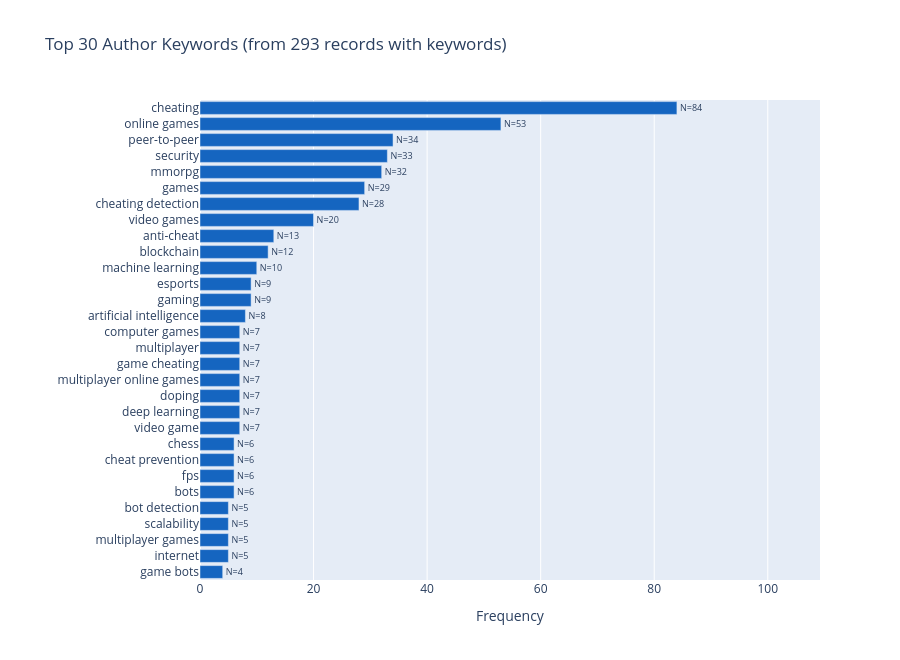

The code cell stored with this chart in its notebook:
### Markdown cell above
## 2 · Top Keywords Bar Chart

### Code cell
kw_top = kw_freq_all.head(TOP_KW_BAR)

fig = go.Figure(go.Bar(
    x=kw_top["N"],
    y=kw_top["value"],
    orientation="h",
    text=[f"N={n}" for n in kw_top["N"]],
    textposition="outside",
    marker_color="#1565C0",
))
fig.update_layout(
    title=f"Top {TOP_KW_BAR} Author Keywords (from {N_with_kw} records with keywords)",
    xaxis=dict(title="Frequency", range=[0, kw_top.N.max() * 1.3]),
    yaxis=dict(autorange="reversed"),
    height=max(400, TOP_KW_BAR * 22),
    margin=dict(l=200),
)
fig.show()
save_figure(fig, "03_top_keywords_bar")

### Figure 1 — Plotly figure (JSON) as saved in the notebook; plotly's stock layout.template omitted (floating-point values rounded to 4 significant figures)
{"data": [{"marker": {"color": "#1565C0"}, "orientation": "h", "text": ["N=84", "N=53", "N=34", "N=33", "N=32", "N=29", "N=28", "N=20", "N=13", "N=12", "N=10", "N=9", "N=9", "N=8", "N=7", "N=7", "N=7", "N=7", "N=7", "N=7", "N=7", "N=6", "N=6", "N=6", "N=6", "N=5", "N=5", "N=5", "N=5", "N=4"], "textposition": "outside", "type": "bar", "x": [84, 53, 34, 33, 32, 29, 28, 20, 13, 12, 10, 9, 9, 8, 7, 7, 7, 7, 7, 7, 7, 6, 6, 6, 6, 5, 5, 5, 5, 4], "y": ["cheating", "online games", "peer-to-peer", "security", "mmorpg", "games", "cheating detection", "video games", "anti-cheat", "blockchain", "machine learning", "esports", "gaming", "artificial intelligence", "computer games", "multiplayer", "game cheating", "multiplayer online games", "doping", "deep learning", "video game", "chess", "cheat prevention", "fps", "bots", "bot detection", "scalability", "multiplayer games", "internet", "game bots"]}], "layout": {"height": 660, "margin": {"l": 200}, "title": {"text": "Top 30 Author Keywords (from 293 records with keywords)"}, "xaxis": {"range": [0, 109.2], "title": {"text": "Frequency"}}, "yaxis": {"autorange": "reversed"}}}
